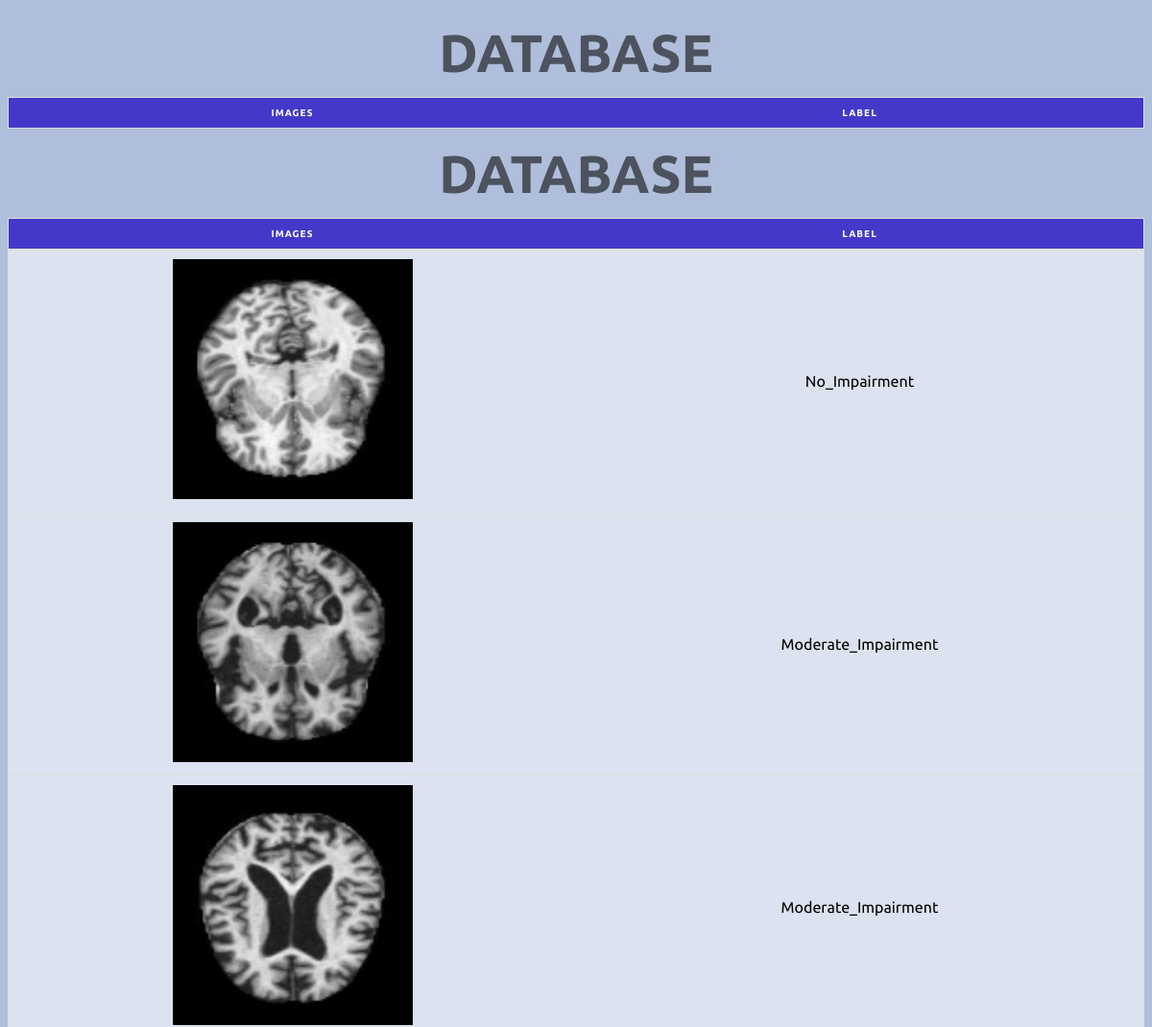
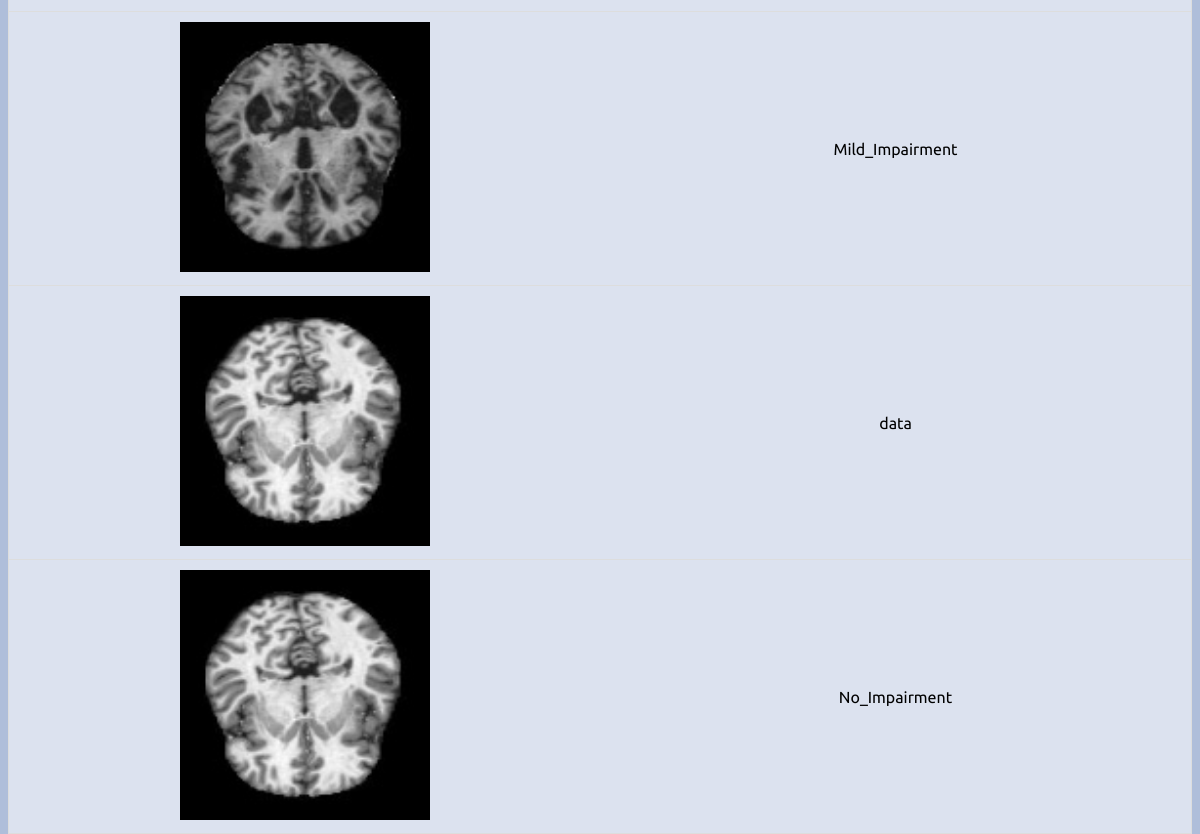
The app's page /Database/ with its own data (2 pictures, top to bottom).
### App/models.py (models this page shows, shortened)
class UserImageModel(models.Model):
    image = models.ImageField(upload_to = 'images/',blank=True)
    label = models.CharField(max_length=20,default='data')

### App/views.py (the view)
# urls.py: path('Database/',views.Database,name='Database'),
def Database(request):
    models = UserImageModel.objects.all()
    return render(request, 'App/Database.html', {'models': models})

### App/templates/app/Database.html (shortened to what this page needs)
<!DOCTYPE html>
<html lang="en">
<head>
</head>
<body>
  <table>
      <caption>DATABASE</caption>
      <thead>
        <tr class="thead">
          <th scope="col">IMAGES</th>
          <th scope="col">LABEL</th>
        </tr>
      </thead>
<body>
    <table>
        <caption>DATABASE</caption>
        <thead>
          <tr class="thead">
            <th scope="col">IMAGES</th>
            <th scope="col">LABEL</th>
          </tr>
        </thead>
        <tbody>
          {% for model in models %}
          <tr>
            <td data-label="name"><img class="h-auto max-w-full rounded-lg" src="{{ model.image.url }}" alt="Image" width="250" height="250"></td>
            <td>{{model.label}}</td>
          </tr>
          {% endfor %}
        </tbody>
      </table>
</body>
</html>

### App/templates/app/Database.html (style rules this page uses)
* { font-family: 'Ubuntu', sans-serif; }
body { height:98vh; background-color: #afbeda; font-family: 'Ubuntu', sans-serif; background-position:center center; }
table { border-collapse: collapse; margin: 0 auto; padding: 0; width: 100%; table-layout: fixed; }
table caption { font-family: 'Ubuntu', sans-serif; font-size: 55px; font-weight:700; color:#00000090; padding: 15px; }
table tr { background-color: #ffffff90; border: 1px solid #ddd; padding: 10px; }
.thead { background-color: rgb(67 56 202); color:#fff; }
table th, table td { padding: 10px; text-align: center; }
table th { font-size: 10px; letter-spacing: .1em; text-transform: capitalize; }

### records on screen
UserImageModel: image (picture), label "No_Impairment"
UserImageModel: image (picture), label "Moderate_Impairment"
UserImageModel: image (picture), label "Moderate_Impairment"
UserImageModel: image (picture), label "Mild_Impairment"
UserImageModel: image (picture), label "data"
UserImageModel: image (picture), label "No_Impairment"
